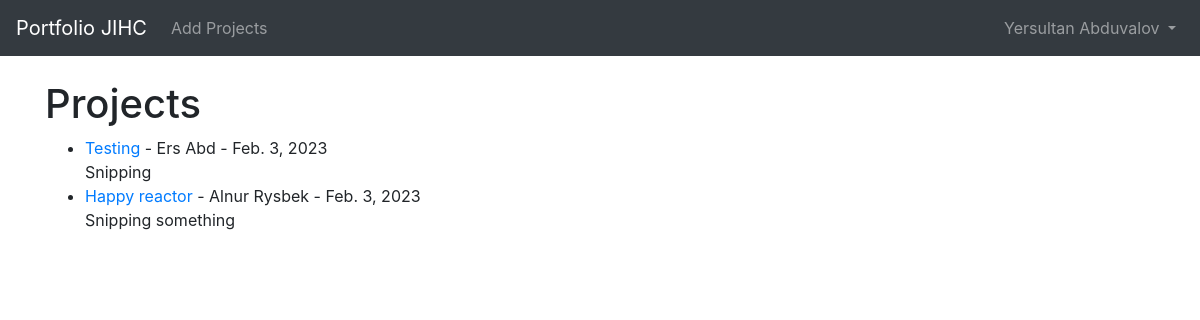
Page / (signed in) on the committed database.
### theblog/models.py (models this page shows, shortened)
class Post(models.Model):
	title = models.CharField(max_length=255)
	header_image = models.ImageField(null=True, blank=True, upload_to="images/")
	title_tag = models.CharField(max_length=255)
	author = models.ForeignKey(User, on_delete=models.CASCADE)
	body = RichTextField(blank=True, null=True)
	post_date = models.DateField(auto_now_add=True)
	category = models.ForeignKey(Category, on_delete=models.CASCADE, null=True)
	snippet = models.CharField(max_length=255)
	likes = models.ManyToManyField(User, related_name='blog_posts')

### theblog/views.py (the view)
# urls.py: path('', HomeView.as_view(), name="home"),
class HomeView(ListView):
	model = Post
	template_name = 'home.html'
	ordering = ['-post_date']

### theblog/templates/home.html (shortened to what this page needs)
{% extends 'base.html' %}
{% block content %}
<h1>Projects</h1>
<ul>
{% for post in object_list %}
	<li><a href="{% url 'article-detail' post.pk %}">{{ post.title }}</a>
		- {{ post.author.first_name }} {{ post.author.last_name }} -
		{{ post.post_date }}  <br/>
	{{ post.snippet }}</li>
{% endfor %}
</ul>
{% endblock %}

### theblog/templates/base.html (shortened to what this page needs)
{% load static %}
<!doctype html>
<html lang="en">
  <head>
    <link rel="stylesheet" href="https://stackpath.bootstrapcdn.com/bootstrap/4.4.1/css/bootstrap.min.css">
  </head>
  <body>
    <nav class="navbar navbar-expand-lg navbar-dark bg-dark">
  <a class="navbar-brand" href="{% url 'home' %}">Portfolio JIHC</a>
  <div class="collapse navbar-collapse" id="navbarSupportedContent">
    <ul class="navbar-nav mr-auto">
      {% if user.is_authenticated %}
        <li class="nav-item">
          <a class="nav-link" href="{% url 'add_post' %}">Add Projects</a>
        </li>
      {% endif %}
    </ul>
{% if user.is_authenticated %}
    <ul class="navbar-nav ml-auto">
      <li class="nav-item dropdown">
          <a class="nav-link dropdown-toggle" href="#" id="navbarDropdown" role="button" data-toggle="dropdown" aria-haspopup="true" aria-expanded="false">
            {{ user.first_name }}
            {{ user.last_name }}
          </a>
      </li>
    </ul>
{% endif %}
  </div>
</nav>
    <br/>
    <div class="container">
      {% block content %}
      {% endblock %}
    </div>
  </body>
</html>

### rows in the picture
Post: title "Testing", author.first_name "Ers", author.last_name "Abd", post_date "Feb. 3, 2023", snippet "Snipping"
Post: title "Happy reactor", author.first_name "Alnur", author.last_name "Rysbek", post_date "Feb. 3, 2023", snippet "Snipping something"

### other values in the picture
{{ user.first_name }} "Yersultan"
{{ user.last_name }} "Abduvalov"
